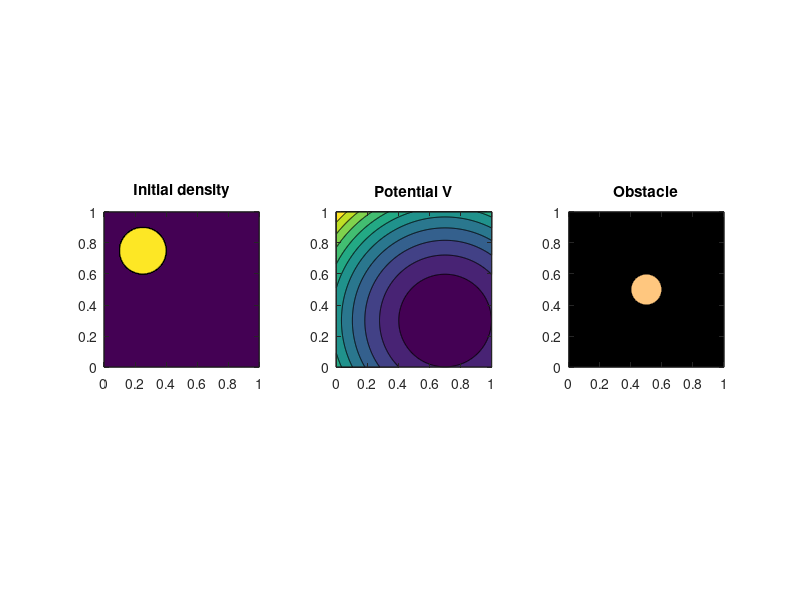

This figure's MATLAB source: (Note: this script raises an error after producing the figure.)
%% Example of the Back-And-Forth method
% 
% For more explanation see also the documentation here:
% https://wasserstein-gradient-flows.netlify.app/
% 


n = 512;             % The size of the n x n grid
maxIters = 300;      % Maximum number of BFM iterations
TOL = 3e-2;          % Tolerance for BFM
nt  = 180;           % Number of outer iterations
tau = 0.005;         % Time step in the JKO scheme
folder = 'data';     % Output directory
verbose  = 1;        % Print out logs


[x,y] = meshgrid(linspace(0,1,n));

% Initial density
rhoInitial = zeros(n);
idx = (x-0.25).^2 + (y-0.75).^2 < 0.15^2;
rhoInitial(idx) = 1;

% Potential
V = 3 * ((x-0.7).^2 + (y-0.3).^2);

% Add an obstacle
obstacle = zeros(n);
idx = (x-0.5).^2 + (y-0.5).^2 < 0.1^2;
obstacle(idx) = 1;

% Plots
subplot(1,3,1)
contourf(x, y, rhoInitial)
title('Initial density')
axis('square')

subplot(1,3,2)
contourf(x, y, V);
title('Potential V')
axis('square')

subplot(1,3,3)
contourf(x, y, obstacle)
colormap(gca, 'copper')
title('Obstacle')
axis('square')

%% Run BFM!
rhoFinal = wgfinc(rhoInitial, V, obstacle, maxIters, TOL, nt, tau, folder, verbose);


%% Make movie

fig = figure;
movieName = 'movie.gif';

for i = 0:nt
    file = fopen(sprintf("%s/rho-%04d.dat", folder, i), 'r');
    rho = fread(file, [n n], 'double');
    imagesc(rho)
    axis xy square
    set(gca,'XTickLabel',[], 'YTickLabel',[])

    frame = getframe(fig);
    im = frame2im(frame);
    [X,cmap] = rgb2ind(im, 256);

    % Write to the GIF file
    if i == 0
        imwrite(X, cmap, movieName, 'gif', 'Loopcount',inf, 'DelayTime',0.001);
    else
        imwrite(X, cmap, movieName, 'gif', 'WriteMode','append', 'DelayTime',0.001);
    end
end